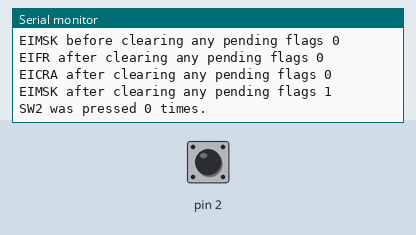
This sketch was run on a simulated Arduino Uno, built with avr-gcc and run on an emulated ATmega328P. Parts: the last lines printed to the serial monitor. Inputs (shaded band) come from the test bench; at power-on: pin 2 HIGH.

Above: at 2.5 s.
2.6 s: pin 2 pulled LOW for 1 s
At 3.4 s:
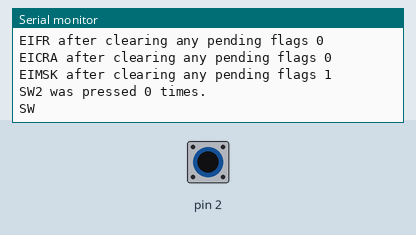
5.1 s: pin 2 pulled LOW for 0.15 s
At 6.3 s:
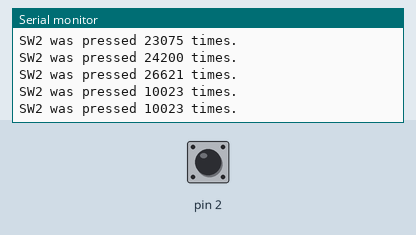
6.7 s: pin 2 pulled LOW for 0.15 s
At 7.5 s:
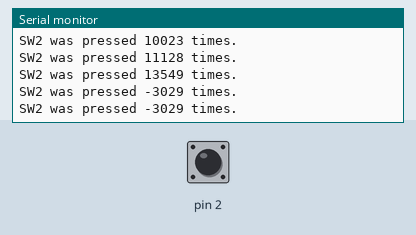
Timing chart, 0 to 9.7 s (numbered marks = the images above; inputs shaded):
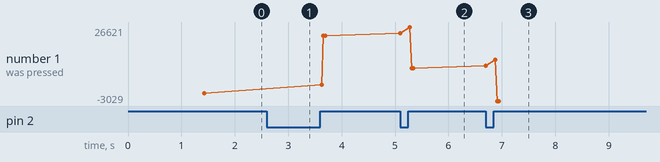

The sketch:

lab_7.ino
```cpp
// Lab 7 DEMO  Atmel C
// Written by: JTSchueckler
// Date: 1Nov14
// Desc: ++ PLEASE READ ALL COMMENTS ++
//       This program demonstrates a simple use of the INTO functionality.
//       Review the initialization of the interrupt system.
//       Review the setup of the ISR.

// Define volatile global variables for ISR system interface.
volatile int pulseCount = 0, prevpulseCount = -1;

//***********************************************************************************
void setup()
{
  Serial.begin(9600);
  Serial.println("Lab 7 ISR INT0 counter");
  delay(100);
  configurePins();

  delay(500); // during this delay, press the switch a few times.
  Serial.println(" ");
  Serial.println(" ");
  Serial.println("REMINDER +++++++++++++++++++++++++++++++++++++++++++++ ");
  Serial.print("Leading zeros (0) are blanked out by the Arduino IDE.");
  Serial.println(" ");
  Serial.println(" ");

  // REMIND users how to interpret the read back of the control registers

  // Display the bootup values of EICRA, EIFR and EIMSK
  Serial.print("EIFR before clearing any pending flags ");
  Serial.println(EIFR,BIN);
  Serial.print("EICRA before clearing any pending flags ");
  Serial.println(EICRA,BIN);
  Serial.print("EIMSK before clearing any pending flags ");
  Serial.println(EIMSK,BIN);
  Serial.println();
  delay(500);
  initInterrupts();

// Display the programmed values of EICRA, EIFR and EIMSK
  Serial.print("EIFR after clearing any pending flags ");
  Serial.println(EIFR,BIN);
  Serial.print("EICRA after clearing any pending flags ");
  Serial.println(EICRA,BIN);
  Serial.print("EIMSK after clearing any pending flags ");
  Serial.println(EIMSK,BIN);
  Serial.println();

}

//***********************************************************************************
void loop()
{
  // only print the pulse count if it has changed
  if (pulseCount != prevpulseCount)  {
    prevpulseCount = pulseCount;
    Serial.print("SW2 was pressed ");
    Serial.print(pulseCount);
    Serial.println(" times.");
  }

} // Arduino loop()

//***********************************************************************************
void configurePins(void)
{
  DDRD |= 0x00;
  PORTD |= 0x04;
           //Set up PD2 (INT0) as an INPUT w/Pullup;
  DDRD |= 0x01;
  //set PD0 as an output to measure time
}

//***********************************************************************************
void initInterrupts(void)
{
/* Since we are forced into the Arduino IDE. We cannot disable interrupts the
   same way programmers would in a real microcontroller application. In this course
   we will use the Arduino function pair of cli(); and sei();.

   Typical Atmel C code would use:
                        __disable_interrupt();
   to clear the global interrupt bit in the SREG.

   And:
                        __enable_interrupt();
   to set the global interrupt enable in the SREG.
   OR by direct manipulation of the "I" bit in the SREG.

   NOTE: The Serial Monitor and other Arduino functions will be directly affected
   if you try to manipulate the SREG in the Arduino operation.

*/

  cli();
         // Clear the Global INT bit to disable ALL interrrupts

  EICRA &= 0xFE;
   // Configure EICRA to detect falling edge for INT0
         // ISC0 = 0b10 refers to Interrupt Sense Control for INT0
         // the two bits {1 and 0} program the hardware to repond to a falling edge
         // at the input pin INT0 (PD2)

  EIMSK |= 0x01;
         // Unmask INT0 in EIMSK so that it is enabled

  EIFR  |= 0x01;
         // Clear any pending interrupt flags for INTO
         // Writing a 1 to b0 will clear any pending INTO request

  sei();
         // Sets the Global INT bit to enable ALL interrrupts
}

//***********************************************************************************
ISR(INT0_vect) // the ISR name must match the interrupt (e.g. INT0_vect)
{
  pulseCount++;


  // NOTE: NO Extraneous instructions in the ISR
}
ISR(INT1_vect) // the ISR name must match the interrupt (e.g. INT0_vect)
{
  pulseCount--;


  // NOTE: NO Extraneous instructions in the ISR
}
```

Measured:
- after the input at 2.6 s, the serial monitor: prints a new line at once (image 1)
- after the input at 5.1 s, the serial monitor: prints a new line at once (image 2)
- after the input at 6.7 s, the serial monitor: prints a new line at once (image 3)
- plotted number 1: 0 → 23075 after the input at 2.6 s, 23075 → 10023 after the input at 5.1 s, 10023 → -3029 after the input at 6.7 s
